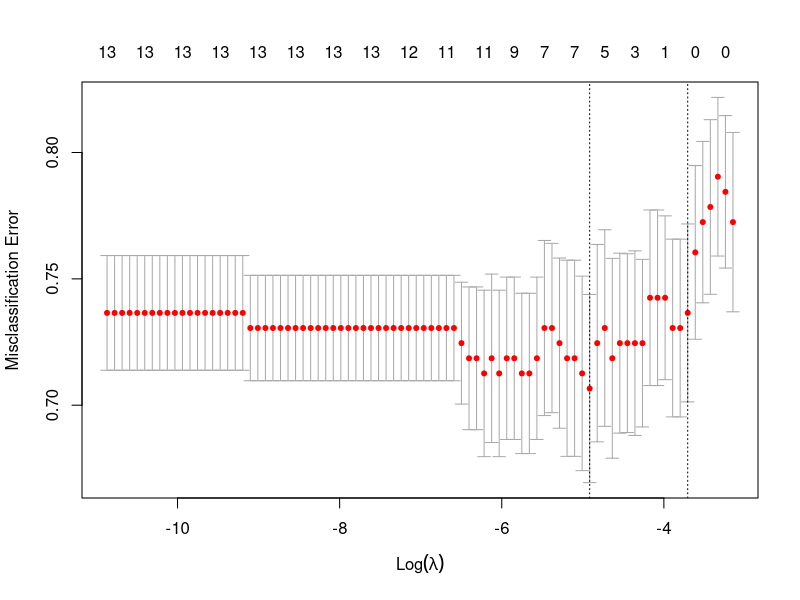

The R source for this figure:
## ---- chunk 1
# Packages
library(caret)
library(glmnet)
library(dplyr)

## ---- chunk 2
# Read data
SeventyFive_Minutes_Macro <- read.csv("Burning Macro and Micro Data - 75 Minutes - Macro.csv",
                 stringsAsFactors = FALSE)
## ---- chunk 3
# Set outcome
SeventyFive_Minutes_Macro$Tool <- as.factor(SeventyFive_Minutes_Macro$Tool)

# Remove rows with missing data
lasso_data_complete <- na.omit(SeventyFive_Minutes_Macro)

# Check how many rows remain
nrow(lasso_data_complete)
## ---- chunk 4
# Separate outcome and predictors
y <- lasso_data_complete$Tool

x_raw <- lasso_data_complete %>%
  select(-Tool)

# Check near-zero variance variables
nzv_metrics <- nearZeroVar(
  x_raw,
  freqCut = 95/5,
  uniqueCut = 10,
  saveMetrics = TRUE
)

nzv_metrics

# See which variables are flagged
nzv_metrics[nzv_metrics$nzv == TRUE, ]

# Remove near-zero variance predictors
nzv_vars <- rownames(nzv_metrics[nzv_metrics$nzv == TRUE, ])

x_filtered <- x_raw %>%
  select(-all_of(nzv_vars))
## ---- chunk 5
# Dummy-code categorical predictors
dummy_model <- dummyVars(~ ., data = x_filtered, fullRank = TRUE)

x <- predict(dummy_model, newdata = x_filtered)

# Make sure x is a matrix
x <- as.matrix(x)
## ---- chunk 6
set.seed(42)

cv_lasso <- cv.glmnet(
  x = x,
  y = y,
  family = "multinomial",
  alpha = 1,
  type.measure = "class",
  nfolds = 10,
  standardize = FALSE
)

# Plot cross-validation curve
plot(cv_lasso)

# Best lambda
cv_lasso$lambda.min

# More conservative lambda
cv_lasso$lambda.1se
## ---- chunk 7
# Coefficients at lambda.min
coef_min <- coef(cv_lasso, s = "lambda.min")

# Coefficients at lambda.1se
coef_1se <- coef(cv_lasso, s = "lambda.1se")
## ---- chunk 8
# Function to pull non-zero coefficients by class
get_selected_vars <- function(coef_object) {
  selected <- lapply(coef_object, function(class_coef) {
    temp <- as.matrix(class_coef)
    rownames(temp)[temp[, 1] != 0]
  })
  
  selected <- lapply(selected, function(vars) {
    vars[vars != "(Intercept)"]
  })
  
  return(selected)
}

selected_min <- get_selected_vars(coef_min)
selected_1se <- get_selected_vars(coef_1se)

selected_min
selected_1se
## ---- chunk 9
# Classification accuracy for lambda.min and lambda.1se

# Predicted classes for lambda.min
pred_min <- predict(
  cv_lasso,
  newx = x,
  s = "lambda.min",
  type = "class"
)

# Predicted classes for lambda.1se
pred_1se <- predict(
  cv_lasso,
  newx = x,
  s = "lambda.1se",
  type = "class"
)

# Convert predictions to factors with the same levels as your outcome
pred_min <- factor(pred_min[, 1], levels = levels(y))
pred_1se <- factor(pred_1se[, 1], levels = levels(y))

# Calculate classification accuracy
accuracy_min <- mean(pred_min == y)
accuracy_1se <- mean(pred_1se == y)

# Overall accuracy results
accuracy_min
accuracy_1se
## ---- chunk 10
# Function for accuracy by tool type
accuracy_by_tool <- function(actual, predicted) {
  
  results <- data.frame(
    Tool = levels(actual),
    Correct = NA,
    Total = NA,
    Accuracy = NA
  )
  
  for (i in seq_along(levels(actual))) {
    
    tool <- levels(actual)[i]
    
    tool_rows <- actual == tool
    
    results$Correct[i] <- sum(predicted[tool_rows] == actual[tool_rows])
    results$Total[i] <- sum(tool_rows)
    results$Accuracy[i] <- results$Correct[i] / results$Total[i]
  }
  
  return(results)
}
## ---- chunk 11
# Accuracy by tool type for lambda.min
accuracy_min <- accuracy_by_tool(
  actual = y,
  predicted = pred_min
)

accuracy_min

# Accuracy by tool type for lambda.1se
accuracy_1se <- accuracy_by_tool(
  actual = y,
  predicted = pred_1se
)

accuracy_1se
## ---- chunk 12
# Confusion matrix for lambda.min
confusionMatrix(
  data = pred_min,
  reference = y
)

# Confusion matrix for lambda.1se
confusionMatrix(
  data = pred_1se,
  reference = y
)
